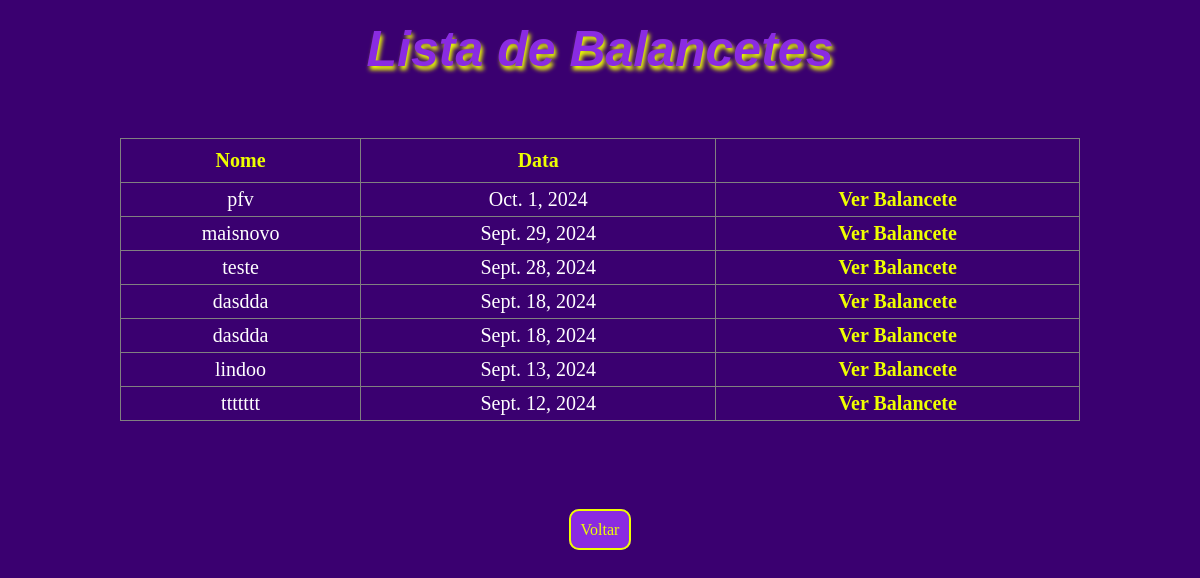
/polls/listarbalancetes/ (signed in), run on an earlier commit of the app's database.
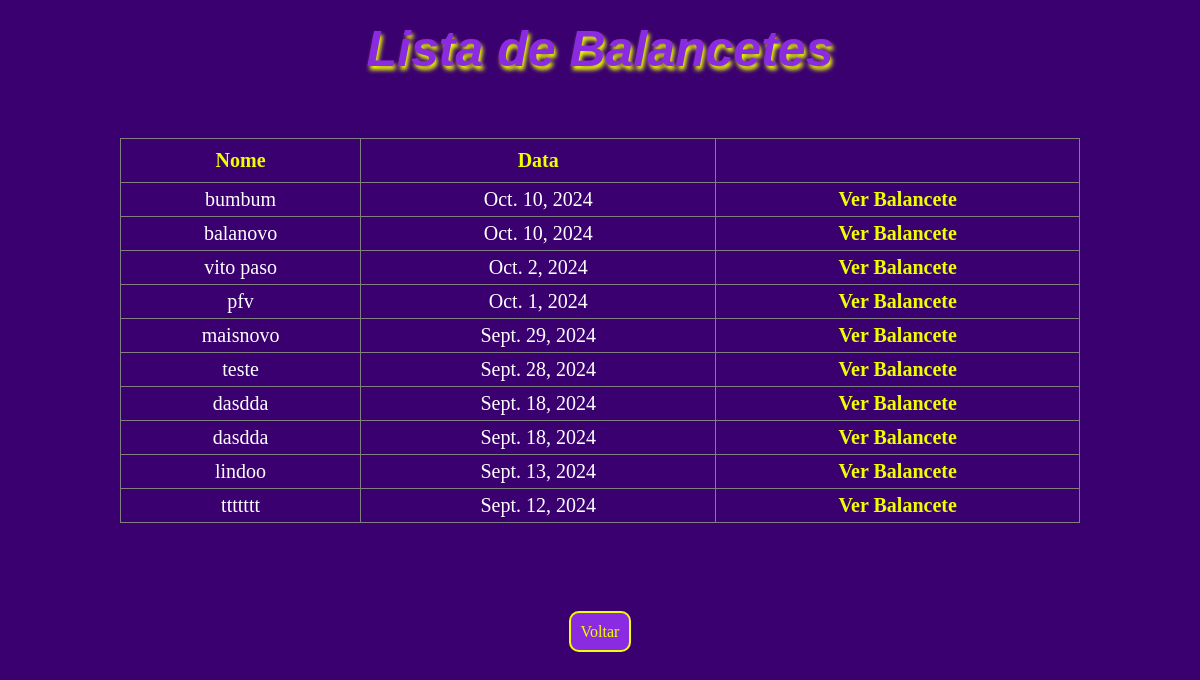
And on a later commit of the database.
### polls/models.py (models this page shows)
class Balancete(models.Model):
    Nome = models.CharField(max_length=100)
    Data = models.DateField("Data de Publicação:")
    Foto = models.ImageField(upload_to='balancetes/', null=True, blank=True)

### polls/views.py (the view)
# urls.py: path('listarbalancetes/', views.listarbalancetes, name='listarbalancetes'),
@login_required
def listarbalancetes(request):
    balancetes = Balancete.objects.all().order_by('-Data')
    return render(request, 'polls/listarbalancetes.html', {'balancetes': balancetes})

### polls/templates/polls/listarbalancetes.html (shortened to what this page needs)
<!DOCTYPE html>
<html lang="en">
<head>
</head>
<body>
    <h1 style="color: blueviolet; margin: 20px 0; font-family: 'Arial', sans-serif;
    text-shadow: 2px 4px 4px rgb(238, 255, 0); font-size: 50px; margin-bottom: 60px;">
        <i>Lista de Balancetes</i> </h1>
    <table border="1" style="margin: 20px auto; width: 80%; border-collapse: collapse;">
        <tr>
            <th>Nome</th>
            <th>Data</th>
            <th></th>
        </tr>
        {% if balancetes %}
        {% for balancete in balancetes %}
        <tr>
            <td>{{ balancete.Nome }}</td>
            <td>{{ balancete.Data }}</td>
            <td>
                <a href="{% url 'polls:verbalancete' balancete.id %}"
                    style="text-decoration: none; color: rgb(238, 255, 0); font-weight: bold;
                    font-size: 20px;">Ver Balancete</a>
            </td>
        </tr>
        {% endfor %}
        {% else %}
        <tr>
            <td colspan="4">Nenhum balancete encontrado.</td>
        </tr>
        {% endif %}
    </table>
        <a href="{% url 'polls:menu' %}" style="text-decoration: none; color: rgb(238, 255, 0);
           background-color: blueviolet; padding: 10px;
           border: 2px solid rgb(238, 255, 0); border-radius: 10px; cursor: pointer;">Voltar</a>
</body>
</html>

### polls/templates/polls/listarbalancetes.html (style rules this page uses)
* { margin: 0; padding: 0; }
body { background-color: rgb(58, 0, 112); text-align: center; }
th { font-size: 20px; color: rgb(238, 255, 0); padding-top: 10px; padding-bottom: 10px; }
td { font-size: 20px; color: white; padding-top: 5px; padding-bottom: 5px; }

What changed in the data, as far as the page shows it:
added Balancete: Nome "bumbum", Data "Oct. 10, 2024"
added Balancete: Nome "balanovo", Data "Oct. 10, 2024"
added Balancete: Nome "vito paso", Data "Oct. 2, 2024"
